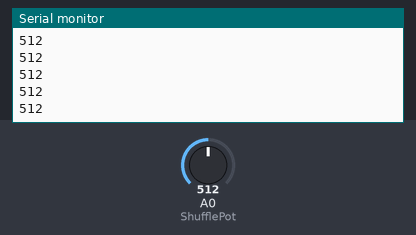
This sketch was run on a simulated Arduino Uno, built with avr-gcc and run on an emulated ATmega328P. Shown: the last lines printed to the serial monitor. The test bench sets the inputs (shaded band); at power-on: A0 (ShufflePot) = 512.

Above: at 1.2 s.
1.3 s: A0 (ShufflePot) set to 716
At 1.8 s:
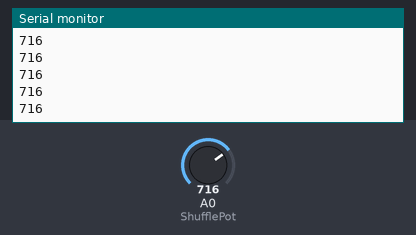
2.8 s: A0 (ShufflePot) set to 900
At 3.3 s:
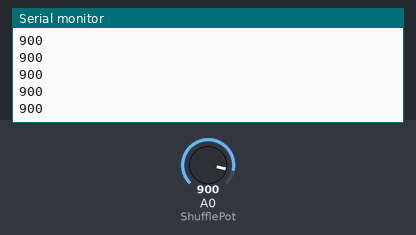
Timing chart, 0 to 5.8 s (numbered marks = the images above; inputs shaded):
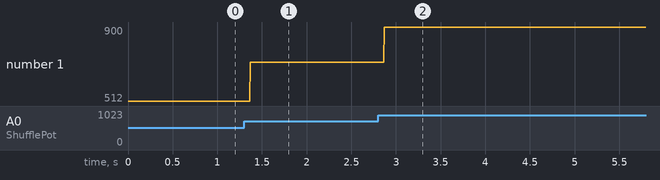

Measured:
- after the input at 1.3 s, the serial monitor: prints a new line after 0.07 s (image 1)
- after the input at 2.8 s, the serial monitor: prints a new line after 0.07 s (image 2)
- plotted number 1: 512 → 716 after the input at 1.3 s, 716 → 900 after the input at 2.8 s

The sketch:

ShufflePotTest.ino
```cpp
//Testing Channel Pot
const int ShufflePot = 14;
int ShuffleVal = 0;

void setup()
{
    Serial.begin(9600);
    pinMode(ShufflePot, INPUT);
}

void loop()
{
    ShuffleVal = analogRead(ShufflePot);
    Serial.println(ShuffleVal);
}
```
